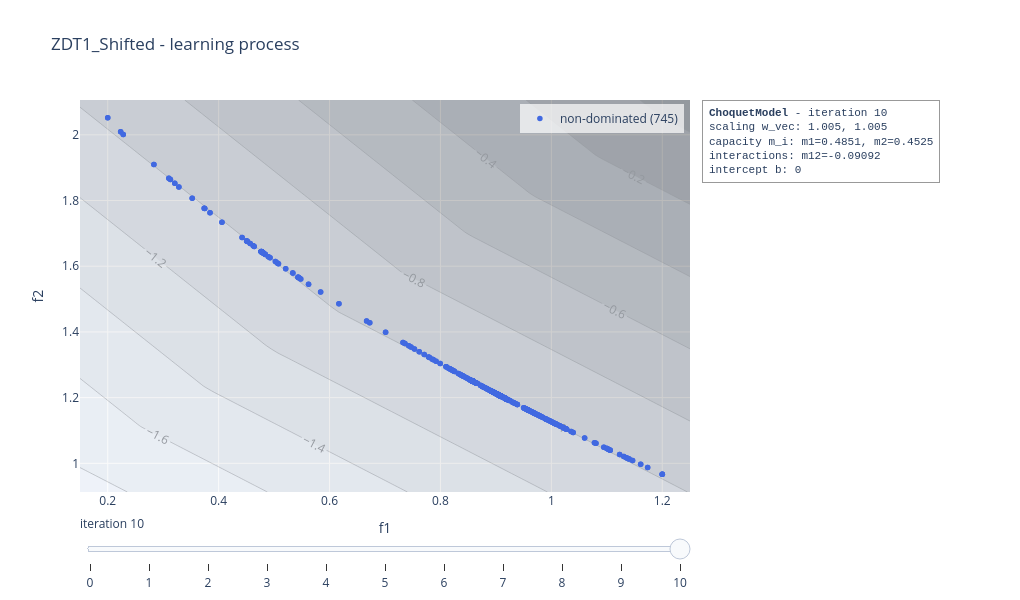

Write notebook code for a chart like this one.
### Code cell
choquet_model.visualise("learning", plot_scalarisation = True, show = False)

### Figure 1 — Plotly figure (JSON) as saved in the notebook; plotly's stock layout.template omitted (floating-point values rounded to 4 significant figures; data arrays with more than 128 entries replaced by an {"elided": "..."} marker saying what was removed)
{"data": [{"marker": {"color": "royalblue", "size": 5.5}, "mode": "markers", "name": "non-dominated (745)", "type": "scatter", "x": {"elided": "745 float values"}, "y": {"elided": "745 float values"}}, {"colorscale": [[0, "rgb(255,255,255)"], [0.125, "rgb(240,240,240)"], [0.25, "rgb(217,217,217)"], [0.375, "rgb(189,189,189)"], [0.5, "rgb(150,150,150)"], [0.625, "rgb(115,115,115)"], [0.75, "rgb(82,82,82)"], [0.875, "rgb(37,37,37)"], [1, "rgb(0,0,0)"]], "contours": {"showlabels": true}, "opacity": 0.35, "showlegend": false, "showscale": false, "type": "contour", "x": [0.15, 0.1686, 0.1873, 0.2059, 0.2246, 0.2432, 0.2619, 0.2805, 0.2992, 0.3178, 0.3364, 0.3551, 0.3737, 0.3924, 0.411, 0.4297, 0.4483, 0.4669, 0.4856, 0.5042, 0.5229, 0.5415, 0.5602, 0.5788, 0.5975, 0.6161, 0.6347, 0.6534, 0.672, 0.6907, 0.7093, 0.728, 0.7466, 0.7653, 0.7839, 0.8025, 0.8212, 0.8398, 0.8585, 0.8771, 0.8958, 0.9144, 0.9331, 0.9517, 0.9703, 0.989, 1.008, 1.026, 1.045, 1.064, 1.082, 1.101, 1.119, 1.138, 1.157, 1.175, 1.194, 1.213, 1.231, 1.25], "y": [0.9127, 0.933, 0.9532, 0.9734, 0.9936, 1.014, 1.034, 1.054, 1.075, 1.095, 1.115, 1.135, 1.155, 1.176, 1.196, 1.216, 1.236, 1.257, 1.277, 1.297, 1.317, 1.337, 1.358, 1.378, 1.398, 1.418, 1.439, 1.459, 1.479, 1.499, 1.519, 1.54, 1.56, 1.58, 1.6, 1.621, 1.641, 1.661, 1.681, 1.701, 1.722, 1.742, 1.762, 1.782, 1.803, 1.823, 1.843, 1.863, 1.883, 1.904, 1.924, 1.944, 1.964, 1.985, 2.005, 2.025, 2.045, 2.065, 2.086, 2.106], "z": {"elided": "60x60 float values"}}], "layout": {"annotations": [{"align": "left", "bgcolor": "rgba(255,255,255,0.85)", "bordercolor": "#999999", "borderpad": 6, "borderwidth": 1, "font": {"family": "Courier New, monospace", "size": 11}, "showarrow": false, "text": "<b>ChoquetModel</b> - iteration 10<br>scaling w_vec: 1.005, 1.005<br>capacity m_i: m1=0.4851, m2=0.4525<br>interactions: m12=-0.09092<br>intercept b: 0", "x": 1.02, "xanchor": "left", "xref": "paper", "y": 1, "yanchor": "top", "yref": "paper"}], "height": 600, "legend": {"bgcolor": "rgba(255,255,255,0.7)", "x": 0.99, "xanchor": "right", "y": 0.99, "yanchor": "top"}, "margin": {"r": 330}, "showlegend": true, "sliders": [{"active": 10, "currentvalue": {"prefix": "iteration "}, "steps": [{"args": [["0"], {"frame": {"redraw": true}, "mode": "immediate"}], "label": "0", "method": "animate"}, {"args": [["1"], {"frame": {"redraw": true}, "mode": "immediate"}], "label": "1", "method": "animate"}, {"args": [["2"], {"frame": {"redraw": true}, "mode": "immediate"}], "label": "2", "method": "animate"}, {"args": [["3"], {"frame": {"redraw": true}, "mode": "immediate"}], "label": "3", "method": "animate"}, {"args": [["4"], {"frame": {"redraw": true}, "mode": "immediate"}], "label": "4", "method": "animate"}, {"args": [["5"], {"frame": {"redraw": true}, "mode": "immediate"}], "label": "5", "method": "animate"}, {"args": [["6"], {"frame": {"redraw": true}, "mode": "immediate"}], "label": "6", "method": "animate"}, {"args": [["7"], {"frame": {"redraw": true}, "mode": "immediate"}], "label": "7", "method": "animate"}, {"args": [["8"], {"frame": {"redraw": true}, "mode": "immediate"}], "label": "8", "method": "animate"}, {"args": [["9"], {"frame": {"redraw": true}, "mode": "immediate"}], "label": "9", "method": "animate"}, {"args": [["10"], {"frame": {"redraw": true}, "mode": "immediate"}], "label": "10", "method": "animate"}]}], "title": {"text": "ZDT1_Shifted - learning process"}, "width": 1020, "xaxis": {"range": [0.15, 1.25], "title": {"text": "f1"}}, "yaxis": {"range": [0.9127, 2.106], "title": {"text": "f2"}}}}
